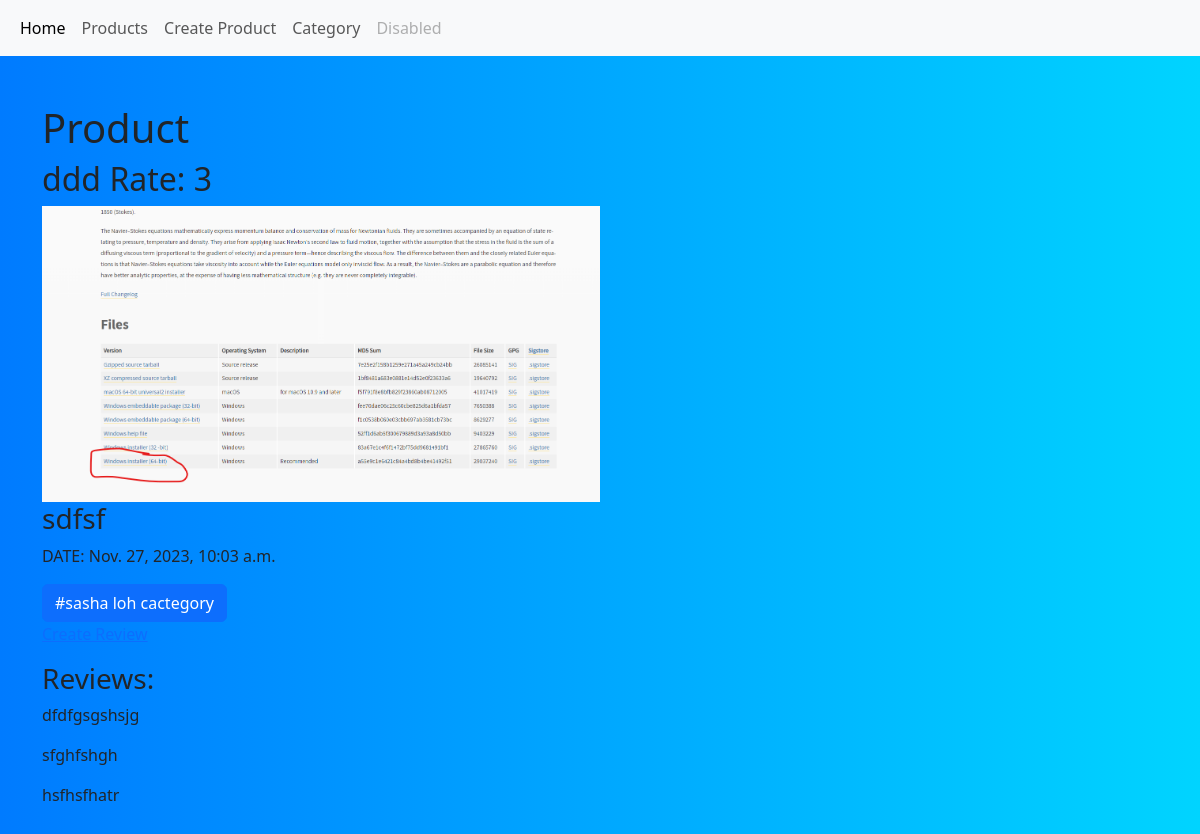
The page /products/1/ on the database as committed earlier.
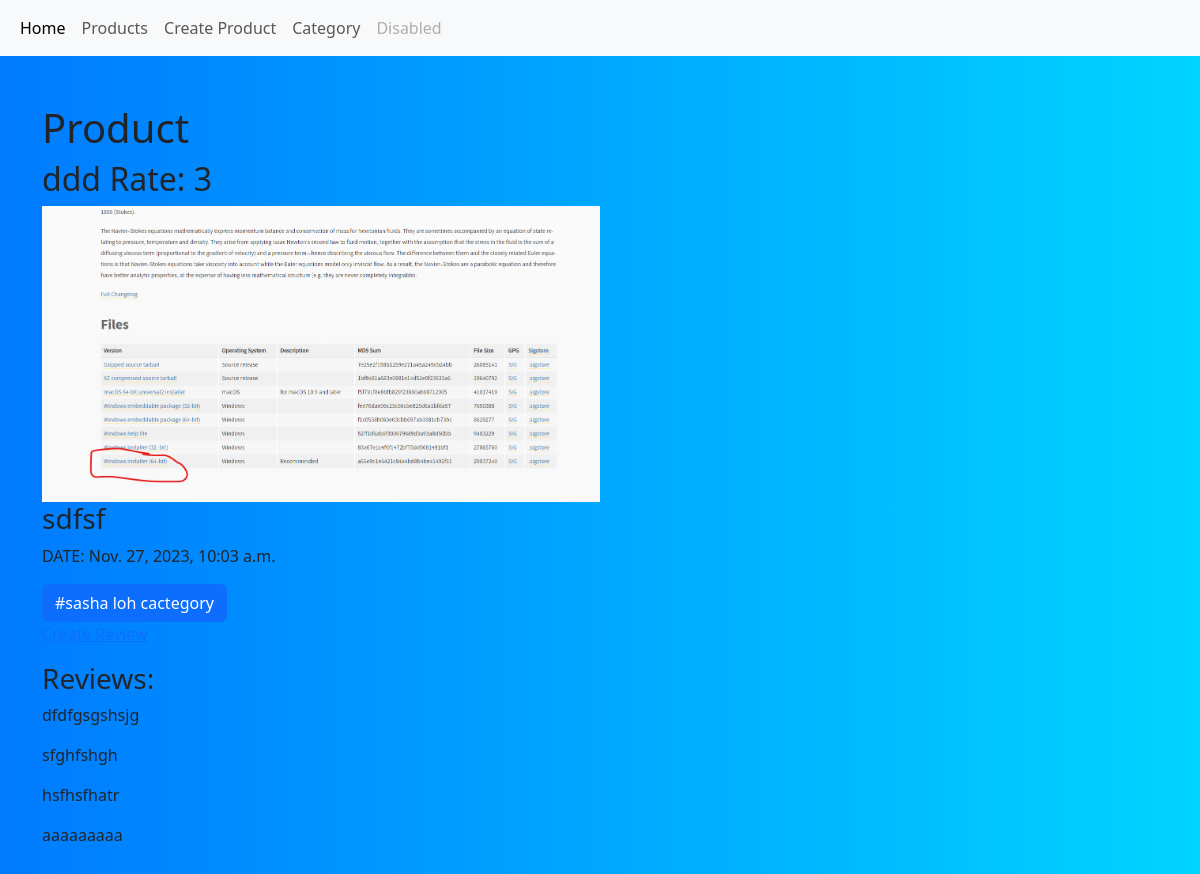
The same page on the database as committed later.
### post/models.py (models this page shows, shortened)
class Category(models.Model):
    text = models.CharField(max_length=100)
    class Meta:
        verbose_name_plural = "Category"

class Review(models.Model):
    product = models.ForeignKey('post.Product', on_delete=models.CASCADE, related_name='review')
    text = models.TextField()
    created_at = models.DateTimeField(auto_now_add=True)

### post/views.py (the view)
# urls.py: path('products/<int:prod_id>/', views.product_detail_view),
def product_detail_view(request, prod_id):
    if request.method == 'GET':
        product = Product.objects.get(id=prod_id)
        return render(request, 'products/detail.html', {'product': product})

### templates/products/detail.html
{% extends 'layouts/index.html' %}
{% block content %}
    <h1>Product</h1>
    <h2>{{ product.title }}   Rate: {{ product.rate }}</h2>
    <img src="/media/{{ product.image }}" width="50%" alt="...">
    <h3>{{ product.content }}</h3>
    <p>DATE: {{ product.created_at }}</p>
    {% for category in product.category.all %}
        <a href="/category/" class="btn btn-primary">#{{ category.text }}</a>
    {% endfor %}
    <p>
    <a href="/create_reviews/{{ product.id }}/" class="submit-row">Create Review{{ ReviewCreateForm }}</a>
    </p>
    <h3>Reviews:</h3>
    {% for review in product.review.all %}
        <p>{{review.text}}</p>
    {% endfor %}
{% endblock %}

Rows that differ between the two databases and show on the page:
added Review: text "aaaaaaaaa"
